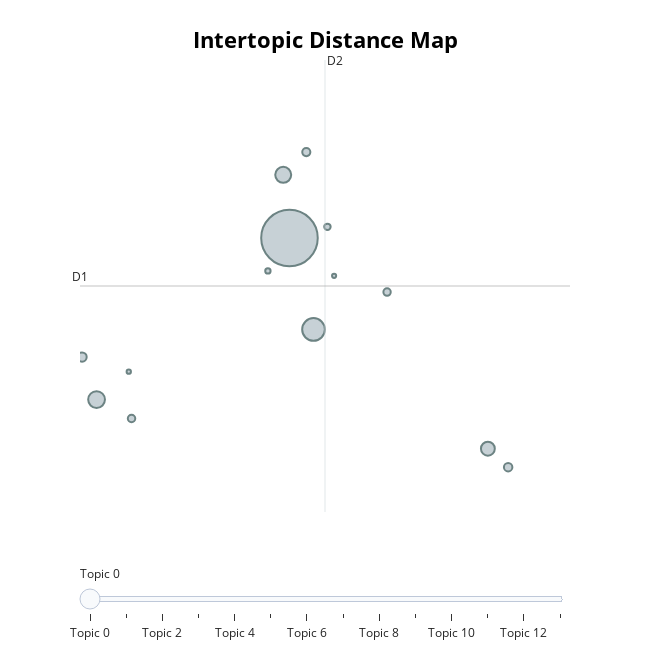

Write notebook code for a chart like this one.
### Code cell
topic_model.visualize_topics()

### Figure 1 — Plotly figure (JSON) as saved in the notebook; plotly's stock layout.template omitted (floating-point values rounded to 4 significant figures)
{"data": [{"customdata": [[0, "bcwildfire | wildfire | smoke | abfire | alberta", 2232], [1, "jasper | jasperwildfire | town | jaspernationalpark | abfire", 359], [2, "abwildfire | alberta | support | albertans | ucp", 197], [3, "edson | abfires | abwildfire | abwildfires | abfire", 178], [4, "insurance | questions | amp share | share | amp", 134], [5, "calgary | calgary yyc | yycnow | abfires abwildfire | yyc yycbusiness", 60], [6, "eds | emergency | pack | grabandgo | kit", 50], [7, "smith | danielle smith | danielle | ableg | abpoli", 46], [8, "kamalaharris | paris2024 | biden2024 | onstorm | betway", 39], [9, "filter | filters | respirator | wear | air", 38], [10, "safe 247 | northvan bcwildfire | 365 | 365 days | days dnvfrs", 29], [11, "transmission | lines | line | structures | damaged", 20], [12, "program | program abwildfire | junior | junior forest | young", 13], [13, "rh | create | potential | models showing | critical wx", 12]], "hovertemplate": "<b>Topic %{customdata[0]}</b><br>%{customdata[1]}<br>Size: %{customdata[2]}", "legendgroup": "", "marker": {"color": "#B0BEC5", "line": {"color": "DarkSlateGrey", "width": 2}, "size": [2232, 359, 197, 178, 134, 60, 50, 46, 39, 38, 29, 20, 13, 12], "sizemode": "area", "sizeref": 1.395, "symbol": "circle"}, "mode": "markers", "name": "", "orientation": "v", "showlegend": false, "type": "scatter", "x": [2.273, 2.555, 0.009056, 2.2, 4.601, -0.1612, 4.839, 2.47, 0.4194, 3.418, 2.718, 2.02, 0.3871, 2.797], "xaxis": "x", "y": [6.546, 5.412, 4.543, 7.329, 3.934, 5.07, 3.705, 7.611, 4.308, 5.876, 6.684, 6.138, 4.889, 6.077], "yaxis": "y"}], "layout": {"annotations": [{"showarrow": false, "text": "D1", "x": -0.1854, "y": 5.951, "yshift": 10}, {"showarrow": false, "text": "D2", "x": 2.69, "xshift": 10, "y": 8.753}], "height": 650, "hoverlabel": {"bgcolor": "white", "font": {"family": "Rockwell", "size": 16}}, "legend": {"itemsizing": "constant", "tracegroupgap": 0}, "margin": {"t": 60}, "shapes": [{"line": {"color": "#CFD8DC", "width": 2}, "type": "line", "x0": 2.69, "x1": 2.69, "y0": 3.149, "y1": 8.753}, {"line": {"color": "#9E9E9E", "width": 2}, "type": "line", "x0": -0.1854, "x1": 5.565, "y0": 5.951, "y1": 5.951}], "sliders": [{"active": 0, "pad": {"t": 50}, "steps": [{"args": [{"marker.color": [["red", "#B0BEC5", "#B0BEC5", "#B0BEC5", "#B0BEC5", "#B0BEC5", "#B0BEC5", "#B0BEC5", "#B0BEC5", "#B0BEC5", "#B0BEC5", "#B0BEC5", "#B0BEC5", "#B0BEC5"]]}], "label": "Topic 0", "method": "update"}, {"args": [{"marker.color": [["#B0BEC5", "red", "#B0BEC5", "#B0BEC5", "#B0BEC5", "#B0BEC5", "#B0BEC5", "#B0BEC5", "#B0BEC5", "#B0BEC5", "#B0BEC5", "#B0BEC5", "#B0BEC5", "#B0BEC5"]]}], "label": "Topic 1", "method": "update"}, {"args": [{"marker.color": [["#B0BEC5", "#B0BEC5", "red", "#B0BEC5", "#B0BEC5", "#B0BEC5", "#B0BEC5", "#B0BEC5", "#B0BEC5", "#B0BEC5", "#B0BEC5", "#B0BEC5", "#B0BEC5", "#B0BEC5"]]}], "label": "Topic 2", "method": "update"}, {"args": [{"marker.color": [["#B0BEC5", "#B0BEC5", "#B0BEC5", "red", "#B0BEC5", "#B0BEC5", "#B0BEC5", "#B0BEC5", "#B0BEC5", "#B0BEC5", "#B0BEC5", "#B0BEC5", "#B0BEC5", "#B0BEC5"]]}], "label": "Topic 3", "method": "update"}, {"args": [{"marker.color": [["#B0BEC5", "#B0BEC5", "#B0BEC5", "#B0BEC5", "red", "#B0BEC5", "#B0BEC5", "#B0BEC5", "#B0BEC5", "#B0BEC5", "#B0BEC5", "#B0BEC5", "#B0BEC5", "#B0BEC5"]]}], "label": "Topic 4", "method": "update"}, {"args": [{"marker.color": [["#B0BEC5", "#B0BEC5", "#B0BEC5", "#B0BEC5", "#B0BEC5", "red", "#B0BEC5", "#B0BEC5", "#B0BEC5", "#B0BEC5", "#B0BEC5", "#B0BEC5", "#B0BEC5", "#B0BEC5"]]}], "label": "Topic 5", "method": "update"}, {"args": [{"marker.color": [["#B0BEC5", "#B0BEC5", "#B0BEC5", "#B0BEC5", "#B0BEC5", "#B0BEC5", "red", "#B0BEC5", "#B0BEC5", "#B0BEC5", "#B0BEC5", "#B0BEC5", "#B0BEC5", "#B0BEC5"]]}], "label": "Topic 6", "method": "update"}, {"args": [{"marker.color": [["#B0BEC5", "#B0BEC5", "#B0BEC5", "#B0BEC5", "#B0BEC5", "#B0BEC5", "#B0BEC5", "red", "#B0BEC5", "#B0BEC5", "#B0BEC5", "#B0BEC5", "#B0BEC5", "#B0BEC5"]]}], "label": "Topic 7", "method": "update"}, {"args": [{"marker.color": [["#B0BEC5", "#B0BEC5", "#B0BEC5", "#B0BEC5", "#B0BEC5", "#B0BEC5", "#B0BEC5", "#B0BEC5", "red", "#B0BEC5", "#B0BEC5", "#B0BEC5", "#B0BEC5", "#B0BEC5"]]}], "label": "Topic 8", "method": "update"}, {"args": [{"marker.color": [["#B0BEC5", "#B0BEC5", "#B0BEC5", "#B0BEC5", "#B0BEC5", "#B0BEC5", "#B0BEC5", "#B0BEC5", "#B0BEC5", "red", "#B0BEC5", "#B0BEC5", "#B0BEC5", "#B0BEC5"]]}], "label": "Topic 9", "method": "update"}, {"args": [{"marker.color": [["#B0BEC5", "#B0BEC5", "#B0BEC5", "#B0BEC5", "#B0BEC5", "#B0BEC5", "#B0BEC5", "#B0BEC5", "#B0BEC5", "#B0BEC5", "red", "#B0BEC5", "#B0BEC5", "#B0BEC5"]]}], "label": "Topic 10", "method": "update"}, {"args": [{"marker.color": [["#B0BEC5", "#B0BEC5", "#B0BEC5", "#B0BEC5", "#B0BEC5", "#B0BEC5", "#B0BEC5", "#B0BEC5", "#B0BEC5", "#B0BEC5", "#B0BEC5", "red", "#B0BEC5", "#B0BEC5"]]}], "label": "Topic 11", "method": "update"}, {"args": [{"marker.color": [["#B0BEC5", "#B0BEC5", "#B0BEC5", "#B0BEC5", "#B0BEC5", "#B0BEC5", "#B0BEC5", "#B0BEC5", "#B0BEC5", "#B0BEC5", "#B0BEC5", "#B0BEC5", "red", "#B0BEC5"]]}], "label": "Topic 12", "method": "update"}, {"args": [{"marker.color": [["#B0BEC5", "#B0BEC5", "#B0BEC5", "#B0BEC5", "#B0BEC5", "#B0BEC5", "#B0BEC5", "#B0BEC5", "#B0BEC5", "#B0BEC5", "#B0BEC5", "#B0BEC5", "#B0BEC5", "red"]]}], "label": "Topic 13", "method": "update"}]}], "title": {"font": {"color": "Black", "size": 22}, "text": "<b>Intertopic Distance Map</b>", "x": 0.5, "xanchor": "center", "y": 0.95, "yanchor": "top"}, "width": 650, "xaxis": {"anchor": "y", "domain": [0, 1], "range": [-0.1854, 5.565], "title": {"text": ""}, "visible": false}, "yaxis": {"anchor": "x", "domain": [0, 1], "range": [3.149, 8.753], "title": {"text": ""}, "visible": false}}}
